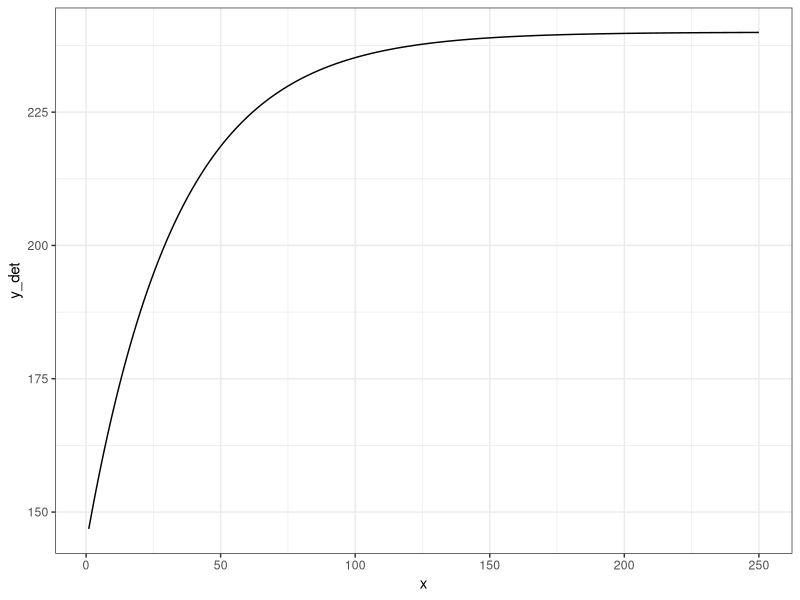
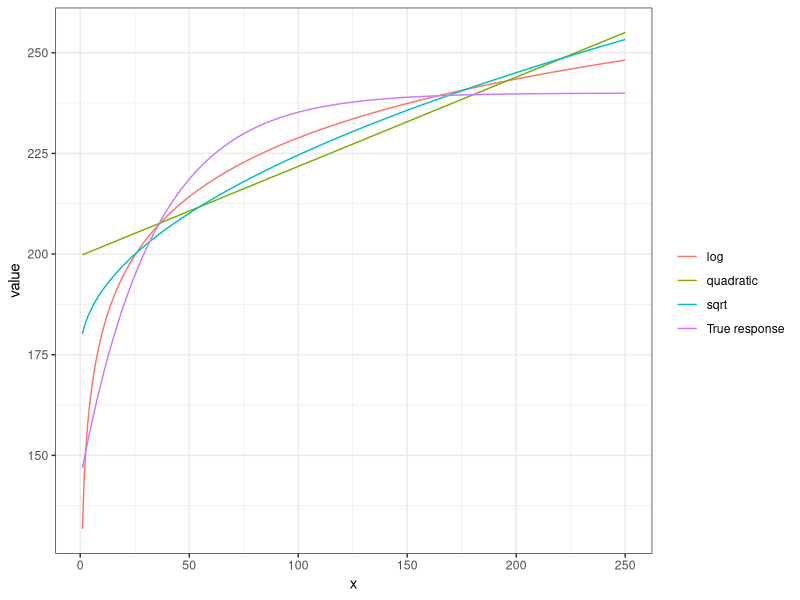
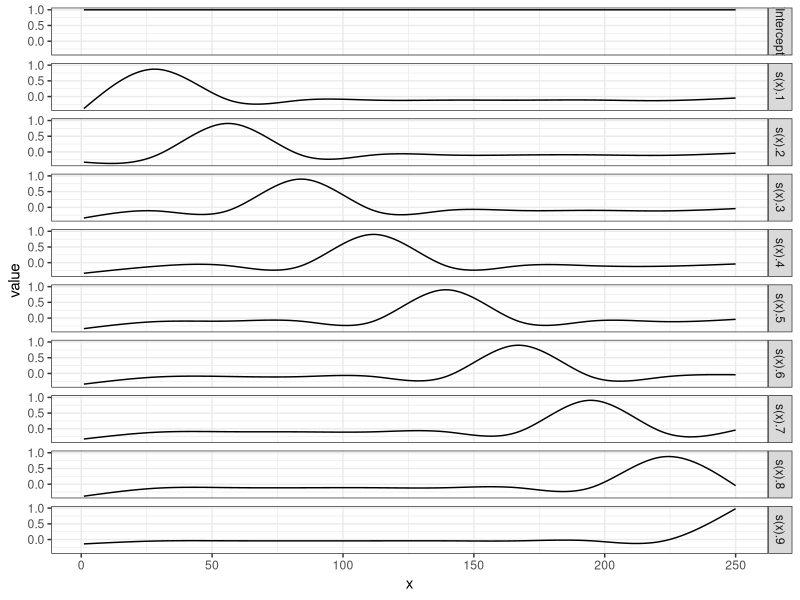
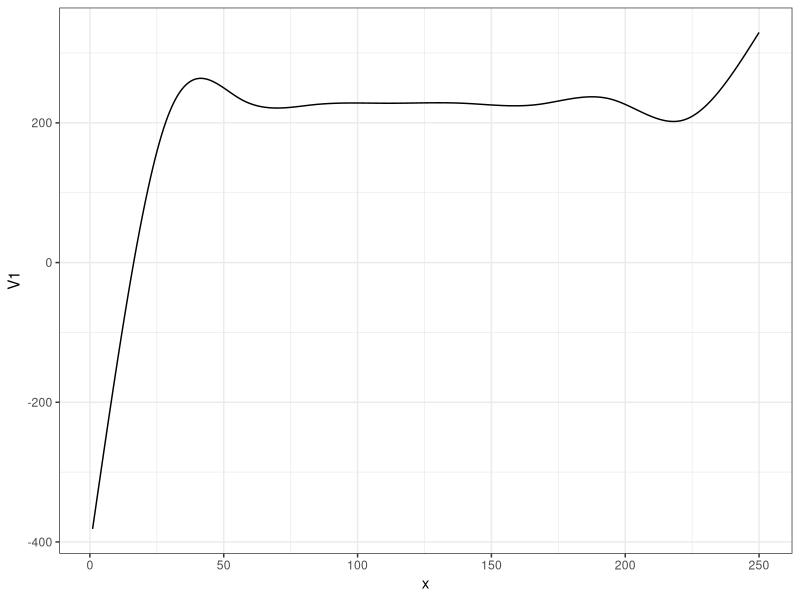
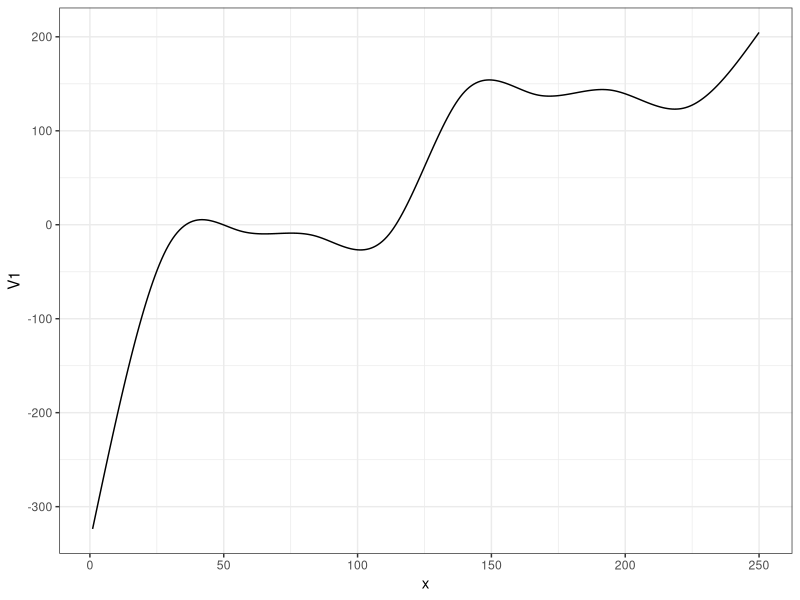
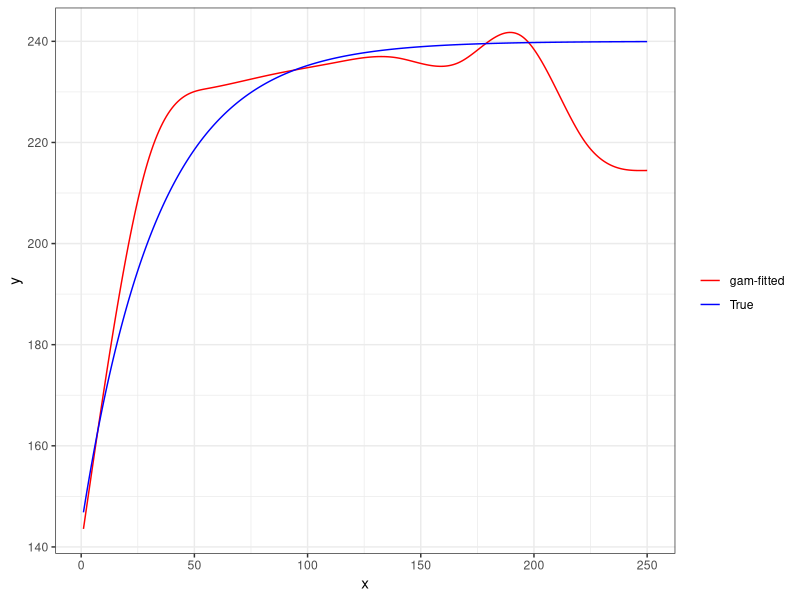
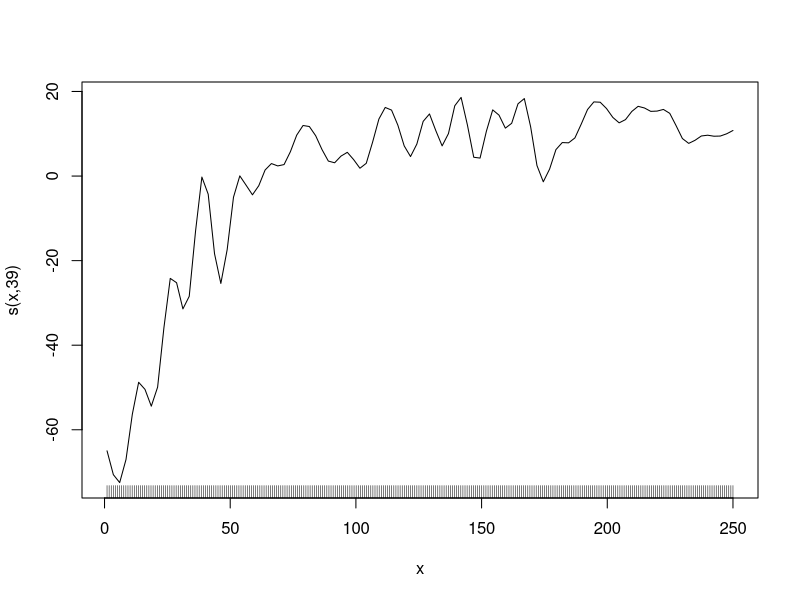
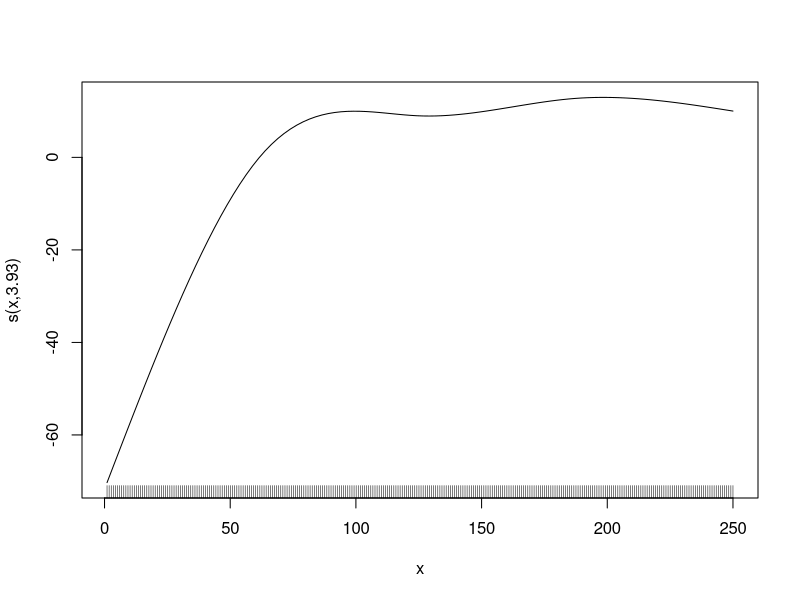

The R source for these figures, in order: (Note: this script raises an error after producing the figures.)
## ---- chunk 1
#| include: false

library(data.table)
library(tidyverse)
library(mgcv)
## ---- chunk 2
set.seed(83944)

#=== generate data ===#
N <- 300 # number of observations
x <- seq(1, 250, length = N) 
y_det <- 240 * (1 - 0.4 * exp(- 0.03 * x))
e <- 50 * runif(N) # error
data <- data.table(x = x, y = y_det + e, y_det = y_det)

#=== plot ===#
(
g_base <- ggplot(data) +
  geom_line(aes(y = y_det, x = x)) +
  theme_bw()
)
## ---- chunk 3
#=== sqrt ===#
lm_sq <- lm(y_det ~ sqrt(x), data = data)
data[, y_hat_sqrt := lm_sq$fit]

#=== log ===#
lm_log <- lm(y_det ~ log(x), data = data)
data[, y_hat_log := lm_log$fit]

#=== quadratic ===#
lm_quad <- lm(y_det ~ x + x^2, data = data)
data[, y_hat_quad := lm_quad$fit]
## ---- chunk 4
#| code-fold: true

plot_data <-
  melt(data, id.var = "x") %>% 
  .[variable != "y", ] %>% 
  .[, fit_case := fcase(
    variable == "y_det", "True response",
    variable == "y_hat_sqrt", "sqrt",
    variable == "y_hat_log", "log",
    variable == "y_hat_quad", "quadratic"
  )]

ggplot(plot_data) +
  geom_line(aes(y = value, x = x, color = fit_case)) +
  scale_color_discrete(name = "") +
  theme_bw()
## ---- chunk 5
#| code-fold: true

basis_data <-
  gam(y_det ~ s(x, k = 10, bs = "cr"), data = data) %>% 
  predict(., type = "lpmatrix") %>% 
  data.table() %>% 
  .[, x := data[, x]] %>% 
  melt(id.var = "x")

ggplot(data = basis_data) +
  geom_line(aes(y = value, x = x)) +
  facet_grid(variable ~ .) +
  theme_bw()
## ---- chunk 6
#| code-fold: true

data.table(
  variable = unique(basis_data$variable),
  coef = rep(200, 10)
) %>% 
.[basis_data, on = "variable"] %>% 
.[, sum(coef * value), by = x] %>% 
ggplot(data = .) +
  geom_line(aes(y = V1, x = x)) +
  theme_bw()
## ---- chunk 7
#| code-fold: true

data.table(
  variable = unique(basis_data$variable),
  coef = c(rep(50, 5), rep(200, 5))
) %>% 
.[basis_data, on = "variable"] %>% 
.[, sum(coef * value), by = x] %>% 
ggplot(data = .) +
  geom_line(aes(y = V1, x = x)) +
  theme_bw()
## ---- chunk 8
gam_fit <- gam(y_det ~ s(x, k = 10, bs = "cr"), data = data)
## ---- chunk 9
gam_fit$coefficient
## ---- chunk 10
#| code-fold: true
data.table(
  variable = unique(basis_data$variable),
  coef = gam_fit$coefficient[-1]
) %>% 
.[basis_data, on = "variable"] %>% 
.[, .(y_no_int = sum(coef * value)), by = x] %>% 
.[, y_hat := gam_fit$coefficient[1] + y_no_int] %>% 
ggplot(data = .) +
  geom_line(aes(y = y_hat, x = x, color = "gam-fitted")) +
  geom_line(data = data, aes(y = y_det, x = x, color = "True")) +
  scale_color_manual(
    name = "",
    values = c("gam-fitted" = "red", "True" = "blue")
  ) +
  ylab("y") +
  xlab("x") +
  theme_bw()
## ---- chunk 11
#| code-fold: true
gam_fit_wiggly <- gam(y ~ s(x, k = 40, bs = "cr", sp = 0), data = data)
plot(gam_fit_wiggly, se = FALSE)

gam_fit_smooth <- gam(y ~ s(x, k = 5, bs = "cr"), data = data)
plot(gam_fit_smooth, se = FALSE)
## ---- chunk 12
#=== fit ===#
gam_fit_wiggly <- gam(y ~ s(x, k = 40, bs = "cr", sp = 0), data = data)

#=== assign the fitted values to a variable ===#
data[, y_hat := gam_fit_wiggly$fitted.values]

#=== plot ===#
ggplot(data = data) +
  geom_line(aes(y = y_hat, x = x)) +
  geom_point(aes(y = y, x = x)) +
  theme_bw()
## ---- chunk 13
#=== fit ===#
gam_fit_wiggly <- gam(y ~ s(x, k = 3, bs = "cr", sp = 0), data = data)

#=== assign the fitted values to a variable ===#
data[, y_hat := gam_fit_wiggly$fitted.values]

#=== plot ===#
ggplot(data = data) +
  geom_line(aes(y = y_hat, x = x)) +
  geom_point(aes(y = y, x = x)) +
  theme_bw()
## ---- chunk 14
#=== fit ===#
gam_fit_cved <- gam(y ~ s(x, k = 40, bs = "cr"), data = data)

#=== assign the fitted values to a variable ===#
data[, y_hat := gam_fit_cved$fitted.values]

#=== plot ===#
ggplot(data = data) +
  geom_line(aes(y = y_hat, x = x)) +
  geom_point(aes(y = y, x = x)) +
  theme_bw()
## ---- chunk 15
#| code-fold: true 

neighbors <-
  copy(data)[, abs_dist_100 := abs(x -100)] %>% 
  .[order(abs_dist_100), ] %>%
  .[1:10, ] 

y_estimate <- neighbors[, mean(y)]

ggplot() +
  geom_point(data = data, aes(y = y, x = x), color = "darkgray") +
  geom_point(data = neighbors, aes(y = y, x = x), color = "blue") +
  geom_point(aes(y = y_estimate, x = 100), color = "red") +
  geom_line(
    data  = data.table(y = y_estimate, x = 0:100),
    aes(y = y, x = x),
    color = "red",
    linetype = 2
  )
## ---- chunk 16

plot_data <-
  data.table(
    k = c(1, 5, 10, 20)
  ) %>% 
  rowwise() %>% 
  mutate(knn_fit = list(
    knnreg(y ~ x, k = k, data = data)
  )) %>% 
  mutate(eval_data = list(
    data.table(x = seq(0, 250, length = 1000)) %>% 
    .[, y := predict(knn_fit, newdata = .)]
  )) %>% 
  dplyr::select(k, eval_data) %>% 
  unnest() %>% 
  mutate(k_txt = paste0("k = ", k)) %>% 
  mutate(k_txt = factor(k_txt, levels = paste0("k = ", c(1, 5, 10, 20))))

ggplot() +
  geom_point(data = data, aes(y = y, x = x), color = "darkgray") +
  geom_line(data = plot_data, aes(y = y, x = x), color = "red") +
  facet_wrap(k_txt ~ ., nrow = 2)

